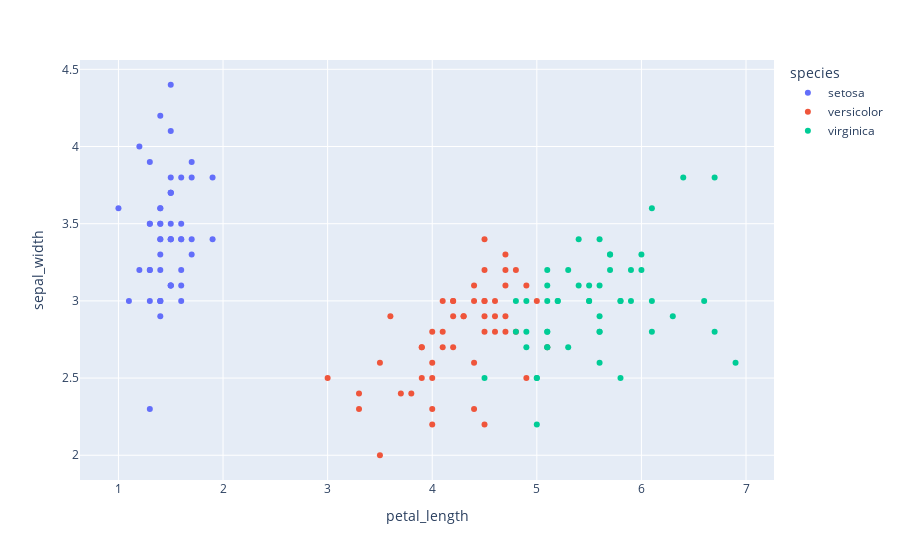

The code cell stored with this chart in its notebook:
### Markdown cell above
In ```sns``` the histogram plot was typically expanded to 2 dimensions:

```python
sns.histplot(data=iris, x='petal_length', y='sepal_width', hue='species', bins=50)
```

However in ```px``` a scatter plot is typically used:

```python
px.scatter(data_frame=iris, x='petal_length', y='sepal_width', color='species')
```

### Code cell
px.scatter(data_frame=iris, x='petal_length', y='sepal_width', color='species')

### Figure 1 — Plotly figure (JSON) as saved in the notebook; plotly's stock layout.template omitted (floating-point values rounded to 4 significant figures)
{"data": [{"hovertemplate": "species=setosa<br>petal_length=%{x}<br>sepal_width=%{y}<extra></extra>", "legendgroup": "setosa", "marker": {"color": "#636efa", "symbol": "circle"}, "mode": "markers", "name": "setosa", "orientation": "v", "showlegend": true, "type": "scatter", "x": [1.4, 1.4, 1.3, 1.5, 1.4, 1.7, 1.4, 1.5, 1.4, 1.5, 1.5, 1.6, 1.4, 1.1, 1.2, 1.5, 1.3, 1.4, 1.7, 1.5, 1.7, 1.5, 1, 1.7, 1.9, 1.6, 1.6, 1.5, 1.4, 1.6, 1.6, 1.5, 1.5, 1.4, 1.5, 1.2, 1.3, 1.4, 1.3, 1.5, 1.3, 1.3, 1.3, 1.6, 1.9, 1.4, 1.6, 1.4, 1.5, 1.4], "xaxis": "x", "y": [3.5, 3, 3.2, 3.1, 3.6, 3.9, 3.4, 3.4, 2.9, 3.1, 3.7, 3.4, 3, 3, 4, 4.4, 3.9, 3.5, 3.8, 3.8, 3.4, 3.7, 3.6, 3.3, 3.4, 3, 3.4, 3.5, 3.4, 3.2, 3.1, 3.4, 4.1, 4.2, 3.1, 3.2, 3.5, 3.6, 3, 3.4, 3.5, 2.3, 3.2, 3.5, 3.8, 3, 3.8, 3.2, 3.7, 3.3], "yaxis": "y"}, {"hovertemplate": "species=versicolor<br>petal_length=%{x}<br>sepal_width=%{y}<extra></extra>", "legendgroup": "versicolor", "marker": {"color": "#EF553B", "symbol": "circle"}, "mode": "markers", "name": "versicolor", "orientation": "v", "showlegend": true, "type": "scatter", "x": [4.7, 4.5, 4.9, 4, 4.6, 4.5, 4.7, 3.3, 4.6, 3.9, 3.5, 4.2, 4, 4.7, 3.6, 4.4, 4.5, 4.1, 4.5, 3.9, 4.8, 4, 4.9, 4.7, 4.3, 4.4, 4.8, 5, 4.5, 3.5, 3.8, 3.7, 3.9, 5.1, 4.5, 4.5, 4.7, 4.4, 4.1, 4, 4.4, 4.6, 4, 3.3, 4.2, 4.2, 4.2, 4.3, 3, 4.1], "xaxis": "x", "y": [3.2, 3.2, 3.1, 2.3, 2.8, 2.8, 3.3, 2.4, 2.9, 2.7, 2, 3, 2.2, 2.9, 2.9, 3.1, 3, 2.7, 2.2, 2.5, 3.2, 2.8, 2.5, 2.8, 2.9, 3, 2.8, 3, 2.9, 2.6, 2.4, 2.4, 2.7, 2.7, 3, 3.4, 3.1, 2.3, 3, 2.5, 2.6, 3, 2.6, 2.3, 2.7, 3, 2.9, 2.9, 2.5, 2.8], "yaxis": "y"}, {"hovertemplate": "species=virginica<br>petal_length=%{x}<br>sepal_width=%{y}<extra></extra>", "legendgroup": "virginica", "marker": {"color": "#00cc96", "symbol": "circle"}, "mode": "markers", "name": "virginica", "orientation": "v", "showlegend": true, "type": "scatter", "x": [6, 5.1, 5.9, 5.6, 5.8, 6.6, 4.5, 6.3, 5.8, 6.1, 5.1, 5.3, 5.5, 5, 5.1, 5.3, 5.5, 6.7, 6.9, 5, 5.7, 4.9, 6.7, 4.9, 5.7, 6, 4.8, 4.9, 5.6, 5.8, 6.1, 6.4, 5.6, 5.1, 5.6, 6.1, 5.6, 5.5, 4.8, 5.4, 5.6, 5.1, 5.1, 5.9, 5.7, 5.2, 5, 5.2, 5.4, 5.1], "xaxis": "x", "y": [3.3, 2.7, 3, 2.9, 3, 3, 2.5, 2.9, 2.5, 3.6, 3.2, 2.7, 3, 2.5, 2.8, 3.2, 3, 3.8, 2.6, 2.2, 3.2, 2.8, 2.8, 2.7, 3.3, 3.2, 2.8, 3, 2.8, 3, 2.8, 3.8, 2.8, 2.8, 2.6, 3, 3.4, 3.1, 3, 3.1, 3.1, 3.1, 2.7, 3.2, 3.3, 3, 2.5, 3, 3.4, 3], "yaxis": "y"}], "layout": {"legend": {"title": {"text": "species"}, "tracegroupgap": 0}, "margin": {"t": 60}, "xaxis": {"anchor": "y", "domain": [0, 1], "title": {"text": "petal_length"}}, "yaxis": {"anchor": "x", "domain": [0, 1], "title": {"text": "sepal_width"}}}}
